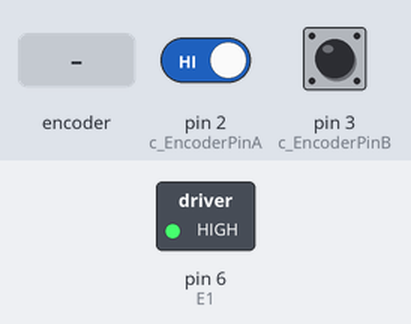
Bench run of a sketch on a simulated Arduino Mega 2560, built with avr-gcc and run on an emulated ATmega2560. On the bench: switched loads named in the sketch (green lamp = pin HIGH). Inputs (shaded band) come from the test bench; at power-on: pin 3 (c_EncoderPinB) HIGH, pin 2 (c_EncoderPinA) HIGH. What the sketch prints to the serial monitor is not drawn.

Above: at 1.2 s.
1.3 s: rotary encoder on pin 2 (c_EncoderPinA) / pin 1 (c_EncoderInterruptB) turned 1 step (first pin leading)
3.0 s: rotary encoder on pin 2 (c_EncoderPinA) / pin 1 (c_EncoderInterruptB) turned 1 step (first pin leading)
6.2 s: pin 3 (c_EncoderPinB) pulsed LOW 2 times (0.12 s each, 0.3 s apart)
9.8 s: pin 3 (c_EncoderPinB) pulsed LOW 5 times (0.12 s each, 0.3 s apart)
14.3 s: pin 3 (c_EncoderPinB) driven LOW
17.3 s: pin 3 (c_EncoderPinB) driven HIGH
Timing chart, 0 to 20.3 s (numbered marks = the images above; inputs shaded):
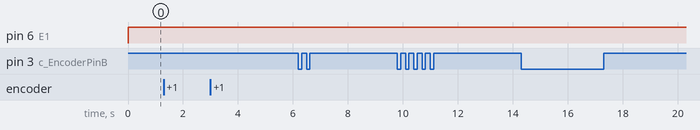

The sketch:

Angle_Control_3.ino
```cpp
// 3rd interation of Angle Control with 4X Encoding. Implementing the PID library to control angular motion

#include <digitalWriteFast.h>  // library for high performance reads and writes by jrraines
                               // see http://www.arduino.cc/cgi-bin/yabb2/YaBB.pl?num=1267553811/0
                               // and http://code.google.com/p/digitalwritefast/

// It turns out that the regular digitalRead() calls are too slow and bring the arduino down when
// I use them in the interrupt routines while the motor runs at full speed.

#include <PID_v1.h>            // Arduino PID library

// Quadrature encoders
//  encoder
#define c_EncoderInterruptA 0
#define c_EncoderInterruptB 1
#define c_EncoderPinA 2       // Channel A to pin 2
#define c_EncoderPinB 3       // Channel B to pin 3
#define EncoderIsReversed

#define E1 6                         // PWM generator
#define CLOCKWISE            0       // direction constant
#define COUNTER_CLOCKWISE    1       // direction constant

volatile bool _EncoderASet;
volatile bool _EncoderBSet;
volatile bool _EncoderAPrev;
volatile bool _EncoderBPrev;
volatile long _EncoderTicks = 0;

int Direc = 0;  // Flag for CW/CCW direction

// Angle Control
double desiredAngle = 90.0; // the angle that is desired
int desiredCount = 0; // the counts required to move the desired angle
double encoderCount = 400.0; //number of counts per rotation
double cycle = 360.0;

// PID Control
//Define Variables we'll be connecting to
double Setpoint, Input, Output; // Setpoint = desiredCount; Input = _Encoderticks; Output = Output;
double lowGap = 50; // within 45 degrees error

//Define the aggressive and conservative Tuning Parameters
double aggKp=4, aggKi=0.2, aggKd=1;
double consKp=1, consKi=0.05, consKd=0.25;

PID myPID(&Input, &Output, &Setpoint, consKp, consKi, consKd, DIRECT);

void setup()
{
  Serial.begin(9600);

  // Quadrature encoders
  //  encoder
  pinMode(c_EncoderPinA, INPUT);      // sets pin A as input
  digitalWrite(c_EncoderPinA, LOW);  // turn on pullup resistors
  pinMode(c_EncoderPinB, INPUT);      // sets pin B as input
  digitalWrite(c_EncoderPinB, LOW);  // turn on pullup resistors
  attachInterrupt(c_EncoderInterruptA, HandleMotorInterruptA, CHANGE);
  attachInterrupt(c_EncoderInterruptB, HandleMotorInterruptB, CHANGE);

  pinMode(E1, OUTPUT);
  myPID.SetMode(AUTOMATIC);

  desiredCount = int(desiredAngle * (encoderCount/cycle));
  Setpoint = double(desiredCount);
}

void loop() {
//      desiredCount = int(desiredAngle * (encoderCount/cycle));
//
//      if (desiredCount <= -1) // If it is moving in a CCW direction
//      {
//        while(_EncoderTicks >= desiredCount) { // Run motor until desiredCount is reached
//          analogWrite(E1, 120); // Turn on motor in CCW direction
//        }
//      }
//      else if (desiredCount >= 1) // If it is moving in a CW direction
//      {
//        while (_EncoderTicks <= desiredCount) { // Run motor until desiredCount is reached
//          analogWrite(E1, 140); // Turn on motor in CW direction
//        }
//      }
//      else if (desiredCount == 0){
//        analogWrite (E1, 127); // Motor Stop
//      }
//      else {
//        analogWrite(E1, 127);
//      }
//
//      _EncoderTicks = 0;
//      desiredCount = 0;
    Input = double(_EncoderTicks);  //casting as doubles as done in examples

    // Adaptive Tuning
    double gap = abs(Setpoint-Input); //distance away from setpoint
    if(gap < lowGap) // if within 45 degrees (50 encoder ticks) away
    {  //we're close to setpoint, use conservative tuning parameters
      myPID.SetTunings(consKp, consKi, consKd);
    }
    else
    {
       //we're far from setpoint, use aggressive tuning parameters
       myPID.SetTunings(aggKp, aggKi, aggKd);
    }

    myPID.Compute();
    analogWrite(E1, Output);


//    PIDout = Output;
//    PIDout = PIDout / 1000;
//
//    if (PIDout >= 127) {
//      PIDout = 127;
//    }
//    if (PIDout <= -126) {
//      PIDout = -126;
//    }
//    PWMout = PIDout + 127;
//    analogWrite(E1, PWMout);

    Serial.print("Encoder Ticks: ");
    Serial.print(_EncoderTicks);
    Serial.print("  Revolutions: ");
    Serial.print(_EncoderTicks/400.0);//400 Counts Per Revolution
    Serial.println (Direc == CLOCKWISE ? " clockwise " : " counter-clockwise ");
    Serial.print("\n");
}


// ------------------------- Interrupts ------------------------ //


// Interrupt service routines for Channel A Rising/Falling edge

void HandleMotorInterruptA(){
  // Reading both Channel A and B - get 0 or 5V
  _EncoderBSet = digitalReadFast(c_EncoderPinB);
  _EncoderASet = digitalReadFast(c_EncoderPinA);

  // Depending on the orientation of A and B (0 or 5V), add to or subtract from EncoderTicks
  _EncoderTicks+=ParseEncoder();

  // Remember the previous encoder orientation (0 or 5V) to compare in ParseEncoder()
  _EncoderAPrev = _EncoderASet;
  _EncoderBPrev = _EncoderBSet;
}

// Interrupt service routines for Channel B Rising/Falling edge
void HandleMotorInterruptB(){
  // Test transition;
  _EncoderBSet = digitalReadFast(c_EncoderPinB);
  _EncoderASet = digitalReadFast(c_EncoderPinA);

  _EncoderTicks+=ParseEncoder();

  _EncoderAPrev = _EncoderASet;
  _EncoderBPrev = _EncoderBSet;
}

int ParseEncoder(){
  if(_EncoderAPrev && _EncoderBPrev){
    if(!_EncoderASet && _EncoderBSet) {
      Direc = CLOCKWISE;
      return 1;
    }
    if(_EncoderASet && !_EncoderBSet){
      Direc = COUNTER_CLOCKWISE;
      return -1;
    }
  }else if(!_EncoderAPrev && _EncoderBPrev){
    if(!_EncoderASet && !_EncoderBSet) {
      Direc = CLOCKWISE;
      return 1;
    }
    if(_EncoderASet && _EncoderBSet) {
      Direc = COUNTER_CLOCKWISE;
      return -1;
    }
  }else if(!_EncoderAPrev && !_EncoderBPrev){
    if(_EncoderASet && !_EncoderBSet) {
      Direc = CLOCKWISE;
      return 1;
    }
    if(!_EncoderASet && _EncoderBSet) {
      Direc = COUNTER_CLOCKWISE;
      return -1;
    }
  }else if(_EncoderAPrev && !_EncoderBPrev){
    if(_EncoderASet && _EncoderBSet) {
      Direc = CLOCKWISE;
      return 1;
    }
    if(!_EncoderASet && !_EncoderBSet) {
      Direc = COUNTER_CLOCKWISE;
      return -1;
    }
  }
}
```

digitalWriteFast.h
```cpp
#if !defined(digitalPinToPortReg)
#if !defined(__AVR_ATmega1280__)

// Standard Arduino Pins
#define digitalPinToPortReg(P) \
(((P) >= 0 && (P) <= 7) ? &PORTD : (((P) >= 8 && (P) <= 13) ? &PORTB : &PORTC))
#define digitalPinToDDRReg(P) \
(((P) >= 0 && (P) <= 7) ? &DDRD : (((P) >= 8 && (P) <= 13) ? &DDRB : &DDRC))
#define digitalPinToPINReg(P) \
(((P) >= 0 && (P) <= 7) ? &PIND : (((P) >= 8 && (P) <= 13) ? &PINB : &PINC))
#define digitalPinToBit(P) \
(((P) >= 0 && (P) <= 7) ? (P) : (((P) >= 8 && (P) <= 13) ? (P) - 8 : (P) - 14))

#if defined(__AVR_ATmega8__)

// 3 PWM
#define digitalPinToTimer(P) \
(((P) ==  9 || (P) == 10) ? &TCCR1A : (((P) == 11) ? &TCCR2 : 0))
#define digitalPinToTimerBit(P) \
(((P) ==  9) ? COM1A1 : (((P) == 10) ? COM1B1 : COM21))
#else

// 6 PWM
#define digitalPinToTimer(P) \
(((P) ==  6 || (P) ==  5) ? &TCCR0A : \
        (((P) ==  9 || (P) == 10) ? &TCCR1A : \
        (((P) == 11 || (P) ==  3) ? &TCCR2A : 0)))
#define digitalPinToTimerBit(P) \
(((P) ==  6) ? COM0A1 : (((P) ==  5) ? COM0B1 : \
        (((P) ==  9) ? COM1A1 : (((P) == 10) ? COM1B1 : \
        (((P) == 11) ? COM2A1 : COM2B1)))))
#endif

#else
// Arduino Mega Pins
#define digitalPinToPortReg(P) \
(((P) >= 22 && (P) <= 29) ? &PORTA : \
        ((((P) >= 10 && (P) <= 13) || ((P) >= 50 && (P) <= 53)) ? &PORTB : \
        (((P) >= 30 && (P) <= 37) ? &PORTC : \
        ((((P) >= 18 && (P) <= 21) || (P) == 38) ? &PORTD : \
        ((((P) >= 0 && (P) <= 3) || (P) == 5) ? &PORTE : \
        (((P) >= 54 && (P) <= 61) ? &PORTF : \
        ((((P) >= 39 && (P) <= 41) || (P) == 4) ? &PORTG : \
        ((((P) >= 6 && (P) <= 9) || (P) == 16 || (P) == 17) ? &PORTH : \
        (((P) == 14 || (P) == 15) ? &PORTJ : \
        (((P) >= 62 && (P) <= 69) ? &PORTK : &PORTL))))))))))

#define digitalPinToDDRReg(P) \
(((P) >= 22 && (P) <= 29) ? &DDRA : \
        ((((P) >= 10 && (P) <= 13) || ((P) >= 50 && (P) <= 53)) ? &DDRB : \
        (((P) >= 30 && (P) <= 37) ? &DDRC : \
        ((((P) >= 18 && (P) <= 21) || (P) == 38) ? &DDRD : \
        ((((P) >= 0 && (P) <= 3) || (P) == 5) ? &DDRE : \
        (((P) >= 54 && (P) <= 61) ? &DDRF : \
        ((((P) >= 39 && (P) <= 41) || (P) == 4) ? &DDRG : \
        ((((P) >= 6 && (P) <= 9) || (P) == 16 || (P) == 17) ? &DDRH : \
        (((P) == 14 || (P) == 15) ? &DDRJ : \
        (((P) >= 62 && (P) <= 69) ? &DDRK : &DDRL))))))))))

#define digitalPinToPINReg(P) \
(((P) >= 22 && (P) <= 29) ? &PINA : \
        ((((P) >= 10 && (P) <= 13) || ((P) >= 50 && (P) <= 53)) ? &PINB : \
        (((P) >= 30 && (P) <= 37) ? &PINC : \
        ((((P) >= 18 && (P) <= 21) || (P) == 38) ? &PIND : \
        ((((P) >= 0 && (P) <= 3) || (P) == 5) ? &PINE : \
        (((P) >= 54 && (P) <= 61) ? &PINF : \
        ((((P) >= 39 && (P) <= 41) || (P) == 4) ? &PING : \
        ((((P) >= 6 && (P) <= 9) || (P) == 16 || (P) == 17) ? &PINH : \
        (((P) == 14 || (P) == 15) ? &PINJ : \
        (((P) >= 62 && (P) <= 69) ? &PINK : &PINL))))))))))

#define digitalPinToBit(P) \
(((P) >=  7 && (P) <=  9) ? (P) - 3 : \
        (((P) >= 10 && (P) <= 13) ? (P) - 6 : \
        (((P) >= 22 && (P) <= 29) ? (P) - 22 : \
        (((P) >= 30 && (P) <= 37) ? 37 - (P) : \
        (((P) >= 39 && (P) <= 41) ? 41 - (P) : \
        (((P) >= 42 && (P) <= 49) ? 49 - (P) : \
        (((P) >= 50 && (P) <= 53) ? 53 - (P) : \
        (((P) >= 54 && (P) <= 61) ? (P) - 54 : \
        (((P) >= 62 && (P) <= 69) ? (P) - 62 : \
        (((P) == 0 || (P) == 15 || (P) == 17 || (P) == 21) ? 0 : \
        (((P) == 1 || (P) == 14 || (P) == 16 || (P) == 20) ? 1 : \
        (((P) == 19) ? 2 : \
        (((P) == 5 || (P) == 6 || (P) == 18) ? 3 : \
        (((P) == 2) ? 4 : \
        (((P) == 3 || (P) == 4) ? 5 : 7)))))))))))))))

// 15 PWM
#define digitalPinToTimer(P) \
(((P) == 13 || (P) ==  4) ? &TCCR0A : \
        (((P) == 11 || (P) == 12) ? &TCCR1A : \
        (((P) == 10 || (P) ==  9) ? &TCCR2A : \
        (((P) ==  5 || (P) ==  2 || (P) ==  3) ? &TCCR3A : \
        (((P) ==  6 || (P) ==  7 || (P) ==  8) ? &TCCR4A : \
        (((P) == 46 || (P) == 45 || (P) == 44) ? &TCCR5A : 0))))))
#define digitalPinToTimerBit(P) \
(((P) == 13) ? COM0A1 : (((P) ==  4) ? COM0B1 : \
        (((P) == 11) ? COM1A1 : (((P) == 12) ? COM1B1 : \
        (((P) == 10) ? COM2A1 : (((P) ==  9) ? COM2B1 : \
        (((P) ==  5) ? COM3A1 : (((P) ==  2) ? COM3B1 : (((P) ==  3) ? COM3C1 : \
        (((P) ==  6) ? COM4A1 : (((P) ==  7) ? COM4B1 : (((P) ==  8) ? COM4C1 : \
        (((P) == 46) ? COM5A1 : (((P) == 45) ? COM5B1 : COM5C1))))))))))))))

#endif
#endif

#if !defined(digitalWriteFast)
#define digitalWriteFast(P, V) \
if (__builtin_constant_p(P) && __builtin_constant_p(V)) { \
                if (digitalPinToTimer(P)) \
                        bitClear(*digitalPinToTimer(P), digitalPinToTimerBit(P)); \
                bitWrite(*digitalPinToPortReg(P), digitalPinToBit(P), (V)); \
        } else { \
                digitalWrite((P), (V)); \
        }
#endif

#if !defined(pinModeFast)
#define pinModeFast(P, V) \
if (__builtin_constant_p(P) && __builtin_constant_p(V)) { \
                bitWrite(*digitalPinToDDRReg(P), digitalPinToBit(P), (V)); \
        } else {  \
                pinMode((P), (V)); \
        }
#endif

#if !defined(digitalReadFast)
#define digitalReadFast(P) ( (int) __digitalReadFast__((P)) )
#define __digitalReadFast__(P ) \
(__builtin_constant_p(P) ) ? ( \
                digitalPinToTimer(P) ? ( \
                       bitClear(*digitalPinToTimer(P), digitalPinToTimerBit(P)) ,  \
                             bitRead(*digitalPinToPINReg(P), digitalPinToBit(P))) : \
                  bitRead(*digitalPinToPINReg(P), digitalPinToBit(P)))  : \
                digitalRead((P))
#endif

#if !defined(digitalWriteFast2)
#define digitalWriteFast2(P, V) \
if (__builtin_constant_p(P) && __builtin_constant_p(V)) { \
                bitWrite(*digitalPinToPortReg(P), digitalPinToBit(P), (V)); \
        } else { \
                digitalWrite((P), (V)); \
        }
#endif

#if !defined(pinModeFast2)
#define pinModeFast2(P, V) \
if (__builtin_constant_p(P) && __builtin_constant_p(V)) { \
                if (digitalPinToTimer(P)) \
                        bitClear(*digitalPinToTimer(P), digitalPinToTimerBit(P)); \
                bitWrite(*digitalPinToDDRReg(P), digitalPinToBit(P), (V)); \
        } else {  \
                pinMode((P), (V)); \
        }
#endif

#if !defined(digitalReadFast2)
#define digitalReadFast2(P) ( (int) __digitalReadFast2__((P)) )
#define __digitalReadFast2__(P ) \
(__builtin_constant_p(P) ) ? ( \
                ( bitRead(*digitalPinToPINReg(P), digitalPinToBit(P))) ) : \
                digitalRead((P))
#endif
```

Measured:
- after the input at 1.3 s, every drawn part: stays the same
- after the input at 3.0 s, every drawn part: stays the same
- after the input at 6.2 s, every drawn part: stays the same
- after the input at 9.8 s, every drawn part: stays the same
- after the input at 14.3 s, every drawn part: stays the same
- after the input at 17.3 s, every drawn part: stays the same
